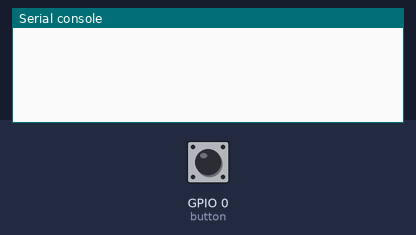
The program below on a simulated ESP32 board running MicroPython. On the bench: the last lines printed to the serial console. Inputs (shaded band) come from the test bench; at power-on: GPIO 0 (button) HIGH.

Above: at 1.2 s.
1.3 s: GPIO 0 (button) pulled LOW for 0.15 s
At 2.1 s:
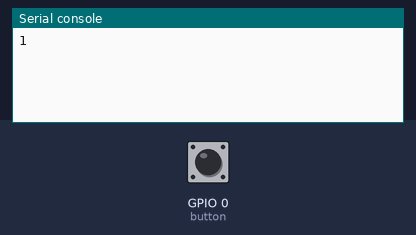
4.4 s: GPIO 0 (button) pulled LOW for 1 s
At 5.2 s:
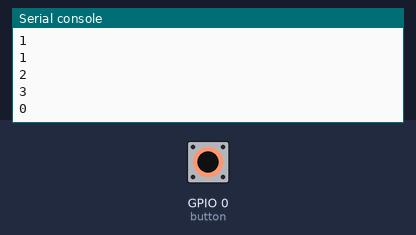
6.9 s: GPIO 0 (button) pulled LOW for 0.15 s
At 7.7 s:
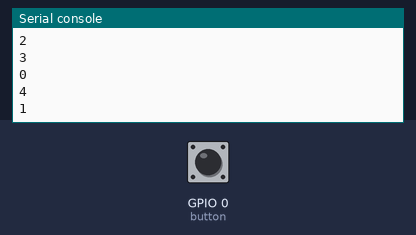
Timing chart, 0 to 9.9 s (numbered marks = the images above; inputs shaded):
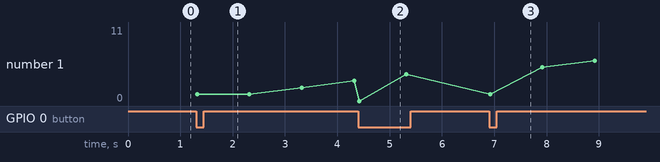

The program:

TimerCounter.py
```python
from machine import Pin
import time
x=0
counter=0
button=Pin(0,Pin.IN)
button2=Pin(32,Pin.IN)


def inter(e):
  time.sleep_ms(20)
  if button.value()==0:
    global counter
    counter=1-counter
    print(counter)
button.irq(trigger=Pin.IRQ_FALLING,handler=inter)


while True:
  if(counter==1):
    x=x+1
    time.sleep(1)
    print(x)
if(counter==0):
  print(x)
  x=0
```

Measured:
- after the input at 1.3 s, the serial console: prints a new line at once (image 1)
- after the input at 4.4 s, the serial console: prints a new line at once (image 2)
- after the input at 6.9 s, the serial console: prints a new line at once (image 3)
- plotted number 1: 4 → 11 after the input at 6.9 s
